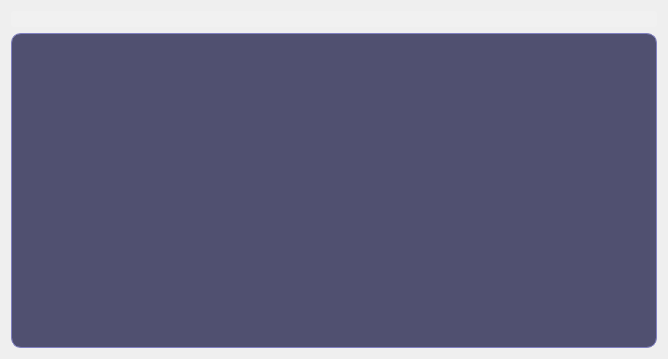
<?xml version="1.0" encoding="UTF-8"?>
<ui version="4.0">
 <class>Magazin</class>
 <widget class="QWidget" name="Magazin">
  <property name="geometry">
   <rect>
    <x>0</x>
    <y>0</y>
    <width>668</width>
    <height>359</height>
   </rect>
  </property>
  <property name="windowTitle">
   <string>Form</string>
  </property>
  <property name="styleSheet">
   <string notr="true">/*QHeaderView::section { 
    background-color: rgb(128,128,192);
    border: 0px;}*/

QTableView{background:rgb(80,80,112); 
                     border: 1px  solid;
                      border-color: rgb(128, 128, 192);
					  border-radius: 10px;}

QHeaderView::section:first {
    border-top-left-radius: 8px; /* Obere linke Ecke abrunden */
}
QScrollBar:vertical {
    border: 1px solid #999999;
    background: rgba(255, 255, 255,32);
    width: 12px; /* Breite der Scrollbar */
    margin: 0px 0px 0px 0px;
    border-radius: 6px; /* Abrundung der Scrollbar-Leiste */
}

QScrollBar::handle:vertical {
    background: rgb(128,128,192);/*#a0a0a0; /* Farbe des Scrollbar-Griffs */
    min-height: 20px;
    border-radius: 5px; /* Abrundung des Griffs */
}

QScrollBar::add-line:vertical {
    border: none;
    background: none;
}

QScrollBar::sub-line:vertical {
    border: none;
    background: none;
}

QScrollBar::up-arrow:vertical, QScrollBar::down-arrow:vertical {
    border: none;
    background: none;
    color: none;
}

QLineEdit{color:rgb(160,160,160);
                  background-color: rgba(255, 255, 255,32);
                  border-radius:3px;}
QLineEdit:focus{color:rgb(192,192,192);
                             border: 1px solid;
                             border-color: rgb(0, 128, 0);
                            selection-background-color: rgb(40, 76, 117);}</string>
  </property>
  <layout class="QVBoxLayout" name="verticalLayout">
   <item>
    <widget class="QLineEdit" name="lineEdit"/>
   </item>
   <item>
    <widget class="QTableView" name="tableView">
     <property name="showGrid">
      <bool>false</bool>
     </property>
     <attribute name="horizontalHeaderDefaultSectionSize">
      <number>100</number>
     </attribute>
     <attribute name="horizontalHeaderStretchLastSection">
      <bool>true</bool>
     </attribute>
    </widget>
   </item>
  </layout>
 </widget>
 <resources/>
 <connections/>
</ui>
